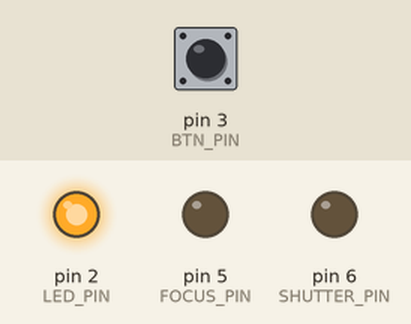
Simulated run of this sketch. Board: Arduino Uno, built with avr-gcc and run on an emulated ATmega328P. Shown: output pins drawn as LEDs (lit = HIGH). The test bench sets the inputs (shaded band); at power-on: pin 3 (BTN_PIN) HIGH.

Above: at 1.3 s.
1.4 s: pin 3 (BTN_PIN) pulled LOW for 0.15 s
At 2.0 s:
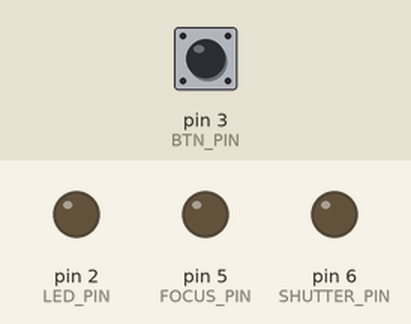
At 10.4 s:
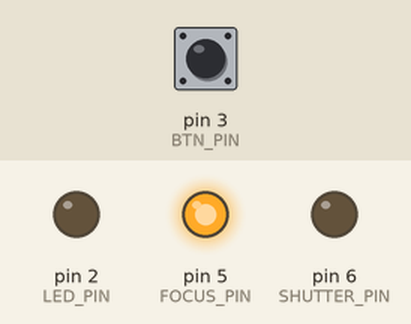
Timing chart, 0 to 12.1 s (numbered marks = the images above; inputs shaded):
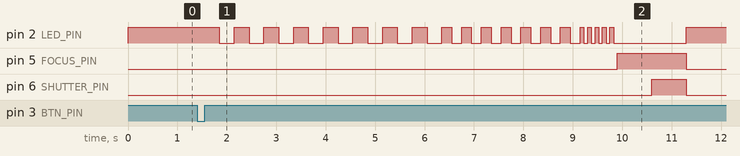

The sketch:

cam_flasher_sketch.ino
```cpp
#define BTN_PIN 3
#define LED_PIN 2


#define SHUTTER_PIN 6
#define FOCUS_PIN 5


void setup() {
  // put your setup code here, to run once:
pinMode(BTN_PIN, INPUT_PULLUP);
pinMode(LED_PIN,OUTPUT);
digitalWrite(LED_PIN, HIGH);
delay(100);
digitalWrite(LED_PIN, LOW);
pinMode(FOCUS_PIN,OUTPUT);
digitalWrite(FOCUS_PIN, LOW);

pinMode(SHUTTER_PIN,OUTPUT);
digitalWrite(SHUTTER_PIN, LOW);


digitalWrite(LED_PIN, HIGH);
}


void loop() {
  // put your main code here, to run repeatedly:

if(digitalRead(BTN_PIN) == LOW){
  delay(50);
  while(digitalRead(BTN_PIN) == LOW){delay(10);}

volatile int _ts = 300;
  for(int i = 0;i< 20;i++){
digitalWrite(LED_PIN, HIGH);
delay(_ts);
digitalWrite(LED_PIN, LOW);
delay(_ts);
if(i == 7){_ts = 200;}
if(i == 14){_ts = 75;}
   }

digitalWrite(FOCUS_PIN, HIGH);
delay(700);
digitalWrite(SHUTTER_PIN, HIGH);

delay(700);
  digitalWrite(FOCUS_PIN, LOW);
  digitalWrite(SHUTTER_PIN, LOW);
  digitalWrite(LED_PIN, HIGH);
  }
}
```

Measured:
- after the input at 1.4 s, pin 2 (LED_PIN): goes 7 × (LOW 0.30 s, HIGH 0.30 s), LOW 0.30 s, 7 × (HIGH 0.20 s, LOW 0.20 s), 4 × (HIGH 0.08 s, LOW 0.08 s), HIGH 0.08 s, LOW 1.5 s, then HIGH, starting after 0.45 s; pin 5 (FOCUS_PIN): LOW → HIGH after 8.5 s, → LOW 1.4 s later; pin 6 (SHUTTER_PIN): LOW → HIGH after 9.2 s, → LOW 0.70 s later
